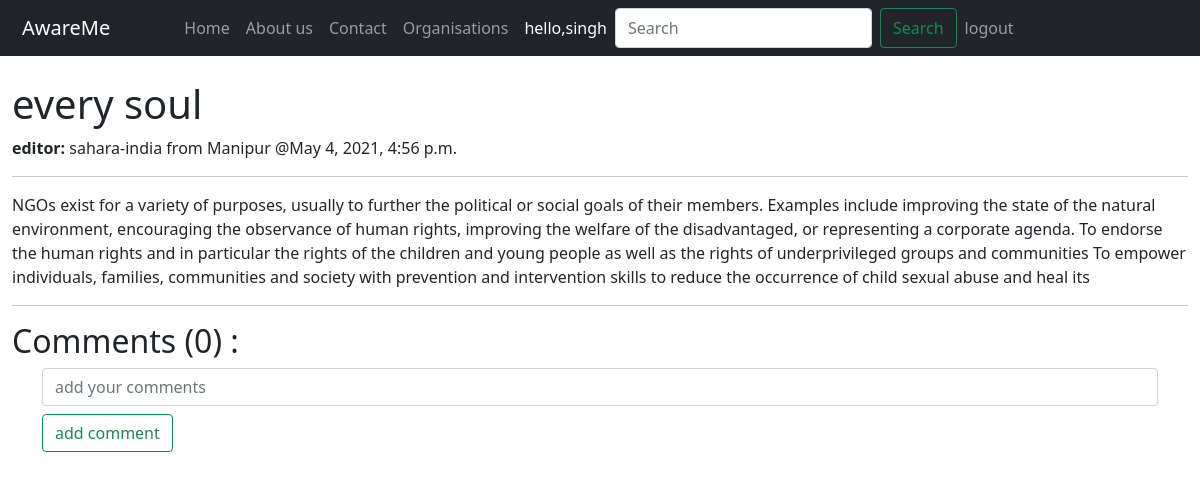
/awareme/newsFeed/6/ (signed in), run on an earlier commit of the app's database.
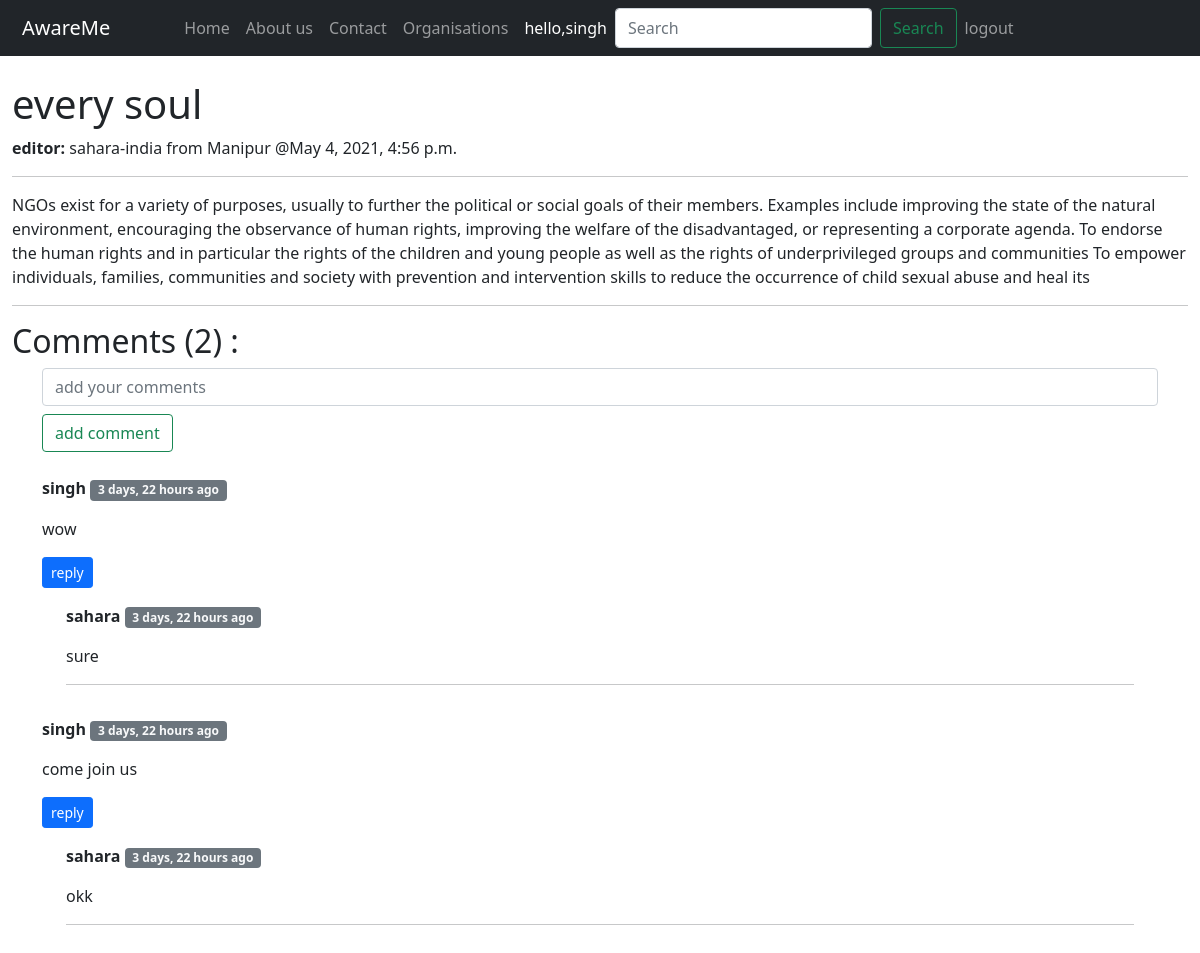
And on a later commit of the database.
### awaremeapp/models.py (models this page shows)
class FeedComment(models.Model):
    comment=models.TextField(blank=True,null=True)
    writer=models.ForeignKey(User,on_delete=models.CASCADE)
    post=models.ForeignKey(OrgFeed, on_delete=models.CASCADE)
    parent=models.ForeignKey('self', on_delete=models.CASCADE,null=True)
    timestamp = models.DateTimeField(default=now)
    def __str__(self):
        return str(self.writer) +' --wrote--> ' +self.comment[0:4] + '...'

### awaremeapp/views.py (the view)
# urls.py: path('newsFeed/<str:pk>/',views.newsFeed,name="newsFeed"),
@login_required(login_url='login')
def newsFeed(request,pk):
    newspk=OrgFeed.objects.get(id=pk)
    comments=FeedComment.objects.filter(post=newspk,parent=None)
    replies=FeedComment.objects.filter(post=newspk).exclude(parent=None)
    replyDict={}
    for reply in replies:
        if reply.id not in replyDict.keys():
            replyDict[reply.parent.id]=[reply]
        else:
            replyDict[reply.parent.id].append(reply)
    print(replyDict)
    count=comments.count()
    context={'newspk':newspk,'comments':comments,'count':count,'replyDict':replyDict}
    return render(request,'awaremeapp/news_feed.html',context)

### awaremeapp/templatetags/extras.py (called while the page is built)
@register.filter(name='get_val')
def get_val(dict,key):
    return dict.get(key)

### templates/awaremeapp/news_feed.html (shortened to what this page needs)
{% extends 'awaremeapp/orgbase.html' %}
{% block content %}
{% load humanize %}
{% load extras %}
<br>
<div class="container-fluid">
    <h1>{{newspk.title}}</h1>
    <p><b>editor: </b>{{newspk.author}} from {{newspk.locations}} @{{newspk.timestamp}}</p>
    <hr>
    <p>{{newspk.brief}}</p>
    <hr>
    <div>
        <h2>Comments ({{count}}) :</h2>
        <form action="{% url 'postComment' newspk.id %}" method="POST">
            <div class="container">
                <input type="text" class="form-control" name="comment" placeholder="add your comments" rows="2"
                    cols="1">
                <button type="submit" class="btn btn-outline-success my-2">add comment</button>
            </div>
        </form>
        {% for comment in comments %}
        <div class="container">
            <div class="row my-3">
                <p><b>{{comment.writer}} </b><span
                        class="badge bg-secondary text-light">{{comment.timestamp|naturaltime}}</span> </p>
                <p>{{comment.comment}}</p>
                <div class="replybox mx-0">
                    <p>
                        <button class="btn btn-sm btn-primary" type="button" data-bs-toggle="collapse"
                            data-bs-target="#replybox{{comment.id}}" aria-expanded="false"
                            aria-controls="replybox{{comment.id}}">
                            reply
                        </button>
                    </p>
                    <div class="replies mx-4 my-1">
                        {% for reply in replyDict|get_val:comment.id %}
                        <p><b>{{reply.writer}} </b><span
                                class="badge bg-secondary text-light">{{comment.timestamp|naturaltime}}</span></p>
                        {{reply.comment}}
                        {% endfor %}
                        <hr>
                    </div>
                </div>
            </div>
        </div>
    </div>
    {% endfor %}
</div>
</div>
{% endblock %}

What changed in the data, as far as the page shows it:
added FeedComment: writer "singh", timestamp "3 days, 22 hours ago", comment "wow", shown under "Comments (2) :"
added FeedComment: writer "sahara", comment "sure", shown under "singh"
added FeedComment: writer "singh", timestamp "3 days, 22 hours ago", comment "come join us", shown under "Comments (2) :"
added FeedComment: writer "sahara", comment "okk", shown under "singh"
Also different on the page:
{{ count }}: "0" → "2"
